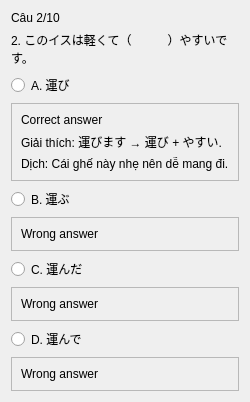
               <widget class="QWidget" name="bai2_cau2">
                <layout class="QVBoxLayout" name="layout_bai2_cau2">
                 <item>
                  <widget class="QLabel" name="bai2_progress2">
                   <property name="text">
                    <string>Câu 2/10</string>
                   </property>
                  </widget>
                 </item>
                 <item>
                  <widget class="QLabel" name="bai2_question2">
                   <property name="text">
                    <string>2. このイスは軽くて（　　　）やすいです。</string>
                   </property>
                   <property name="wordWrap">
                    <bool>true</bool>
                   </property>
                  </widget>
                 </item>
                 <item>
                  <widget class="QRadioButton" name="bai2_2_A">
                   <property name="text">
                    <string>A. 運び</string>
                   </property>
                  </widget>
                 </item>
                 <item>
                  <widget class="QFrame" name="frame_45">
                   <property name="frameShape">
                    <enum>QFrame::StyledPanel</enum>
                   </property>
                   <property name="frameShadow">
                    <enum>QFrame::Raised</enum>
                   </property>
                   <layout class="QVBoxLayout" name="verticalLayout_50">
                    <item>
                     <widget class="QLabel" name="label_83">
                      <property name="text">
                       <string>Correct answer</string>
                      </property>
                     </widget>
                    </item>
                    <item>
                     <widget class="QLabel" name="label_84">
                      <property name="text">
                       <string>Giải thích: 運びます → 運び + やすい.</string>
                      </property>
                     </widget>
                    </item>
                    <item>
                     <widget class="QLabel" name="label_82">
                      <property name="text">
                       <string>Dịch: Cái ghế này nhẹ nên dễ mang đi.</string>
                      </property>
                     </widget>
                    </item>
                   </layout>
                  </widget>
                 </item>
                 <item>
                  <widget class="QRadioButton" name="bai2_2_B">
                   <property name="text">
                    <string>B. 運ぶ</string>
                   </property>
                  </widget>
                 </item>
                 <item>
                  <widget class="QFrame" name="frame_46">
                   <property name="frameShape">
                    <enum>QFrame::StyledPanel</enum>
                   </property>
                   <property name="frameShadow">
                    <enum>QFrame::Raised</enum>
                   </property>
                   <layout class="QVBoxLayout" name="verticalLayout_51">
                    <item>
                     <widget class="QLabel" name="label_85">
                      <property name="text">
                       <string>Wrong answer</string>
                      </property>
                     </widget>
                    </item>
                   </layout>
                  </widget>
                 </item>
                 <item>
                  <widget class="QRadioButton" name="bai2_2_C">
                   <property name="text">
                    <string>C. 運んだ</string>
                   </property>
                  </widget>
                 </item>
                 <item>
                  <widget class="QFrame" name="frame_47">
                   <property name="frameShape">
                    <enum>QFrame::StyledPanel</enum>
                   </property>
                   <property name="frameShadow">
                    <enum>QFrame::Raised</enum>
                   </property>
                   <layout class="QVBoxLayout" name="verticalLayout_52">
                    <item>
                     <widget class="QLabel" name="label_86">
                      <property name="text">
                       <string>Wrong answer</string>
                      </property>
                     </widget>
                    </item>
                   </layout>
                  </widget>
                 </item>
                 <item>
                  <widget class="QRadioButton" name="bai2_2_D">
                   <property name="text">
                    <string>D. 運んで</string>
                   </property>
                  </widget>
                 </item>
                 <item>
                  <widget class="QFrame" name="frame_48">
                   <property name="frameShape">
                    <enum>QFrame::StyledPanel</enum>
                   </property>
                   <property name="frameShadow">
                    <enum>QFrame::Raised</enum>
                   </property>
                   <layout class="QVBoxLayout" name="verticalLayout_53">
                    <item>
                     <widget class="QLabel" name="label_87">
                      <property name="text">
                       <string>Wrong answer</string>
                      </property>
                     </widget>
                    </item>
                   </layout>
                  </widget>
                 </item>
                </layout>
               </widget>
